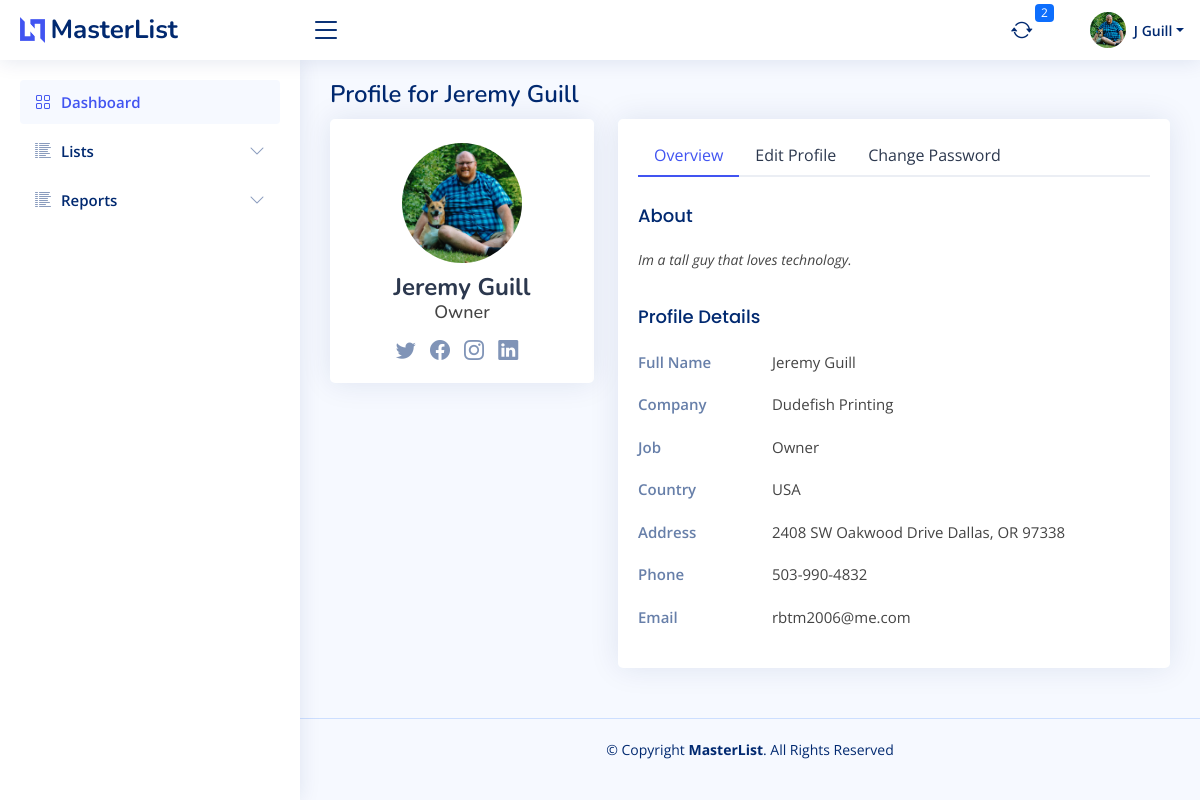
The app's page /profile (signed in) with its own data.
### bazaar/models.py (models this page shows)
class User(db.Model, UserMixin):
    id = db.Column(db.Integer, primary_key=True)
    firstname = db.Column(db.String(150))
    lastname = db.Column(db.String(150))
    company = db.Column(db.String(150))
    title = db.Column(db.String(50))
    aboutme = db.Column(db.Text)
    address = db.Column(db.String(150))
    city = db.Column(db.String(150))
    state = db.Column(db.String(2))
    postalcode = db.Column(db.String(20))
    phone = db.Column(db.String(20))
    email = db.Column(db.String(150), unique=True)
    dob = db.Column(db.Date)
    avatar_filename = db.Column(db.Text)
    avatar_url = db.Column(db.String(250))
    twitter = db.Column(db.String(255))
    instagram = db.Column(db.String(255))
    facebook = db.Column(db.String(255))
    linkedin = db.Column(db.String(255))
    username = db.Column(db.String(150), unique=True)
    password = db.Column(db.String(150))
    date_created = db.Column(db.DateTime(timezone=True), server_default=func.now())
    def fullname(self):
        return self.firstname + " " + self.lastname
    def fulladdress(self):
        return self.address + " " + self.city + ", " + self.state + " " + self.postalcode
    def firstinit_lastname(self):
        return self.firstname[:1] + " " + self.lastname

### bazaar/templates/base/base.py (the view)
@base.route("/profile", methods=["GET", "POST"])
@login_required
def profile():
    if request.method == "POST":
        record = db.session.query(User).filter(User.id == current_user.id).first()
        data = request.form.to_dict()
        for key in data.keys():
            setattr(record, key, data[key])
            db.session.commit()
    return render_template("base/users-profile.html", user=User)

### bazaar/templates/base/base.py (called while the page is built)
@base.app_context_processor
def zipcode_qty_check():
    zipcode_count = db.session.query(func.count(USZip.id)).scalar()
    checking = zipcode_count == 0
    return dict(zipcode_count_check=checking)

@base.app_template_filter()
def format_date(item, fmt="%m/%d/%Y"):
    return item.strftime(fmt)

@base.app_context_processor
def notification_count():
    days_from_now = datetime.now() + timedelta(days=1)
    notcount = db.session.query(func.count(Booking.id)).filter(
        Booking.active == True,
        Booking.next_touch <= days_from_now
    ).scalar()
    if notcount == 0:
        return dict(notification_count=None)
    else:
        return dict(notification_count=notcount)

@base.app_context_processor
def notifications():
    days_from_now = datetime.now() + timedelta(days=1)
    nots = db.session.query(Booking).filter(
        Booking.active == True,
        Booking.next_touch <= days_from_now
    ).order_by(Booking.next_touch).all()
    return dict(notifications=nots)

def file_exists(file_path):
    return os.path.isfile(file_path)

@base.context_processor
def file_checker():
    file_path = 'bazaar/static/import_files/festivalnet_dot_com.csv'
    return dict(file_present=file_exists(file_path))

### bazaar/templates/base/users-profile.html (shortened to what this page needs)
{% extends "base/base.html" %}
{% block page_title %}
    Profile for {{ current_user.fullname().title() }}
{% endblock page_title %}
{% block main_content %}
    <section class="section profile">
        <div class="row">
            <div class="col-xl-4">
                <div class="card">
                    <div class="card-body profile-card pt-4 d-flex flex-column align-items-center">
                        <img src="{{ url_for('static',filename='img/avatar/'+current_user.avatar_filename) }}"
                             alt="Profile" class="rounded-circle">
                        <h2>{{ current_user.fullname().title() }}</h2>
                        <h3>{% if current_user.title != None %}{{ current_user.title }}{% endif %}</h3>
                        <div class="social-links mt-2">
                            {% if current_user.twitter != None %}
                                <a href="{{ current_user.twitter }}" class="twitter"><i class="bi bi-twitter"></i></a>
                            {% endif %}
                            {% if current_user.facebook != None %}
                                <a href="{{ current_user.facebook }}" class="facebook"><i
                                        class="bi bi-facebook"></i></a>
                            {% endif %}
                            {% if current_user.instagram != None %}
                                <a href="{{ current_user.instagram }}" class="instagram"><i class="bi bi-instagram"></i></a>
                            {% endif %}
                            {% if current_user.linkedin != None %}
                                <a href="{{ current_user.linkedin }}" class="linkedin"><i
                                        class="bi bi-linkedin"></i></a>
                            {% endif %}
                        </div>
                    </div>
                </div>
            </div>
            <div class="col-xl-8">
                <div class="card">
                    <div class="card-body pt-3">
                        <ul class="nav nav-tabs nav-tabs-bordered">
                            <li class="nav-item">
                                <button class="nav-link active" data-bs-toggle="tab" data-bs-target="#profile-overview">
                                    Overview
                                </button>
                            </li>
                            <li class="nav-item">
                                <button class="nav-link" data-bs-toggle="tab" data-bs-target="#profile-edit">Edit
                                    Profile
                                </button>
                            </li>
                            <li class="nav-item">
                                <button class="nav-link" data-bs-toggle="tab" data-bs-target="#profile-change-password">
                                    Change Password
                                </button>
                            </li>
                        </ul>
                        <div class="tab-content pt-2">
                            <div class="tab-pane fade show active profile-overview" id="profile-overview">
                                {% if current_user.aboutme != None %}
                                    <h5 class="card-title">About</h5>
                                    <p class="small fst-italic">{{ current_user.aboutme.capitalize() }}</p>
                                {% endif %}
                                <h5 class="card-title">Profile Details</h5>
                                <div class="row">
                                    <div class="col-lg-3 col-md-4 label ">Full Name</div>
                                    <div class="col-lg-9 col-md-8">{{ current_user.fullname().title() }}</div>
                                </div>
                                <div class="row">
                                    <div class="col-lg-3 col-md-4 label">Company</div>
                                    <div class="col-lg-9 col-md-8">{{ current_user.company }}</div>
                                </div>
                                <div class="row">
                                    <div class="col-lg-3 col-md-4 label">Job</div>
                                    <div class="col-lg-9 col-md-8">{{ current_user.title }}</div>
                                </div>
                                <div class="row">
                                    <div class="col-lg-3 col-md-4 label">Country</div>
                                    <div class="col-lg-9 col-md-8">USA</div>
                                </div>
                                <div class="row">
                                    <div class="col-lg-3 col-md-4 label">Address</div>
                                    <div class="col-lg-9 col-md-8">{{ current_user.fulladdress() }}</div>
                                </div>
                                <div class="row">
                                    <div class="col-lg-3 col-md-4 label">Phone</div>
                                    <div class="col-lg-9 col-md-8">{{ current_user.phone }}</div>
                                </div>
                                <div class="row">
                                    <div class="col-lg-3 col-md-4 label">Email</div>
                                    <div class="col-lg-9 col-md-8">{{ current_user.email }}</div>
                                </div>
                            </div>
                        </div>
                    </div>
                </div>
            </div>
        </div>
    </section>
{% endblock main_content %}

### bazaar/templates/base/header.html (shortened to what this page needs)
<header id="header" class="header fixed-top d-flex align-items-center">
    <div class="d-flex align-items-center justify-content-between">
        <a href="{{ url_for('base.home') }}" class="logo d-flex align-items-center">
            <img src="{{ url_for('static', filename="img/logo.png") }}"
                 alt="">
            <span class="d-none d-lg-block">MasterList</span>
        </a>
        <i class="bi bi-list toggle-sidebar-btn"></i>
    </div>
    <nav class="header-nav ms-auto">
        <ul class="d-flex align-items-center">
            <li class="nav-item dropdown" id="notifications">
                <a class="nav-link nav-icon" href="#" data-bs-toggle="dropdown">
                    <i class="bi bi-arrow-repeat"></i>
                    <span class="badge bg-primary badge-number">{{ notification_count }}</span>
                </a>
            </li>
            <li class="nav-item dropdown pe-3" id="profile">
                <a class="nav-link nav-profile d-flex align-items-center pe-0" href="#" data-bs-toggle="dropdown"
                   id="navbarProfile">
                    <img src="{{ url_for('static', filename='img/avatar/'+current_user.avatar_filename) }}"
                         alt="Profile" class="rounded-circle">
                    <span class="d-none d-md-block dropdown-toggle ps-2">{{ current_user.firstinit_lastname() }}</span>
                </a>
            </li>
        </ul>
    </nav>
</header>

### bazaar/static/css/style.css (style rules this page uses)
:root { scroll-behavior: smooth; }
body { font-family: "Open Sans", sans-serif; background: #f6f9ff; color: #444444; }
a { color: #4154f1; text-decoration: none; }
h1, h2, h3, h4, h5, h6 { font-family: "Nunito", sans-serif; }
.card { margin-bottom: 30px; border: none; border-radius: 5px; box-shadow: 0 0 30px rgba(1, 41, 112, 0.1); }
.card-title { padding: 20px 0 15px 0; font-size: 18px; font-weight: 500; color: #012970; font-family: "Poppins", sans-serif; }
.card-body { padding: 0 20px 20px 20px; }
.nav-tabs-bordered { border-bottom: 2px solid #ebeef4; }
.nav-tabs-bordered .nav-link { margin-bottom: -2px; border: none; color: #2c384e; }
.nav-tabs-bordered .nav-link.active { background-color: #fff; color: #4154f1; border-bottom: 2px solid #4154f1; }
.logo { line-height: 1; }
@media (min-width: 1200px) { .logo { width: 280px; } }
.logo img { max-height: 26px; margin-right: 6px; }
.logo span { font-size: 26px; font-weight: 700; color: #012970; font-family: "Nunito", sans-serif; }
.header { transition: all 0.5s; z-index: 997; height: 60px; box-shadow: 0 2px 20px rgba(1, 41, 112, 0.1); background-color: #fff; padding-left: 20px; }
.header .toggle-sidebar-btn { font-size: 32px; padding-left: 10px; cursor: pointer; color: #012970; }
.header-nav ul { list-style: none; }
.header-nav > ul { margin: 0; padding: 0; }
.header-nav .nav-icon { font-size: 22px; color: #012970; margin-right: 25px; position: relative; }
.header-nav .nav-profile { color: #012970; }
.header-nav .nav-profile img { max-height: 36px; }
.header-nav .nav-profile span { font-size: 14px; font-weight: 600; }
.header-nav .badge-number { position: absolute; inset: -2px -5px auto auto; font-weight: normal; font-size: 12px; padding: 3px 6px; }
.profile .profile-card img { max-width: 120px; }
.profile .profile-card h2 { font-size: 24px; font-weight: 700; color: #2c384e; margin: 10px 0 0 0; }
.profile .profile-card h3 { font-size: 18px; }
.profile .profile-card .social-links a { font-size: 20px; display: inline-block; color: rgba(1, 41, 112, 0.5); line-height: 0; margin-right: 10px; transition: 0.3s; }
.profile .profile-overview .row { margin-bottom: 20px; font-size: 15px; }
.profile .profile-overview .card-title { color: #012970; }
.profile .profile-overview .label { font-weight: 600; color: rgba(1, 41, 112, 0.6); }

### records on screen
User: avatar_filename (picture), firstinit_lastname "J Guill", fullname "Jeremy Guill", title "Owner", aboutme "Im a tall guy that loves technology.", company "Dudefish Printing", fulladdress "2408 SW Oakwood Drive Dallas, OR 97338", phone "503-990-4832", email "rbtm2006@me.com"

### other values on screen
{{ notification_count }} "2"
